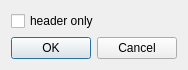
<?xml version="1.0" encoding="UTF-8"?>
<ui version="4.0">
 <class>Maditor::View::Dialogs::NewOtherClassDialog</class>
 <widget class="QDialog" name="Maditor::View::Dialogs::NewOtherClassDialog">
  <property name="geometry">
   <rect>
    <x>0</x>
    <y>0</y>
    <width>174</width>
    <height>66</height>
   </rect>
  </property>
  <property name="windowTitle">
   <string>Dialog</string>
  </property>
  <layout class="QVBoxLayout" name="verticalLayout">
   <item>
    <layout class="QFormLayout" name="formLayout">
     <item row="0" column="0" colspan="2">
      <widget class="QCheckBox" name="headerOnlyBox">
       <property name="text">
        <string>header only</string>
       </property>
      </widget>
     </item>
    </layout>
   </item>
   <item>
    <widget class="QDialogButtonBox" name="buttonBox">
     <property name="orientation">
      <enum>Qt::Horizontal</enum>
     </property>
     <property name="standardButtons">
      <set>QDialogButtonBox::Cancel|QDialogButtonBox::Ok</set>
     </property>
    </widget>
   </item>
  </layout>
 </widget>
 <resources/>
 <connections>
  <connection>
   <sender>buttonBox</sender>
   <signal>accepted()</signal>
   <receiver>Maditor::View::Dialogs::NewOtherClassDialog</receiver>
   <slot>accept()</slot>
   <hints>
    <hint type="sourcelabel">
     <x>248</x>
     <y>254</y>
    </hint>
    <hint type="destinationlabel">
     <x>157</x>
     <y>274</y>
    </hint>
   </hints>
  </connection>
  <connection>
   <sender>buttonBox</sender>
   <signal>rejected()</signal>
   <receiver>Maditor::View::Dialogs::NewOtherClassDialog</receiver>
   <slot>reject()</slot>
   <hints>
    <hint type="sourcelabel">
     <x>316</x>
     <y>260</y>
    </hint>
    <hint type="destinationlabel">
     <x>286</x>
     <y>274</y>
    </hint>
   </hints>
  </connection>
 </connections>
</ui>
